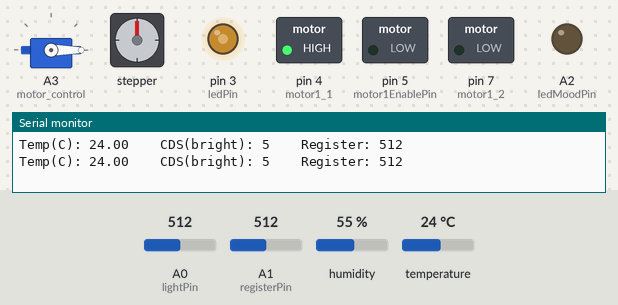
Simulated run of this sketch. Board: Arduino Uno, built with avr-gcc and run on an emulated ATmega328P. On the bench: servo, stepper motor, switched loads named in the sketch (green lamp = pin HIGH), output pins drawn as LEDs (lit = HIGH), the last lines printed to the serial monitor. Inputs (shaded band) come from the test bench; at power-on: temperature 24 °C, A1 (registerPin) = 512, A0 (lightPin) = 512, humidity 55 %. Stepper angles assume 200 steps per turn.

Above: at 2.6 s.
2.7 s: temperature set to 28 °C
At 3.66 s:
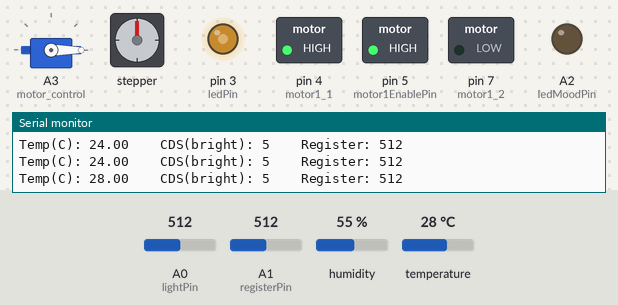
6.2 s: A1 (registerPin) set to 716
At 7.47 s:
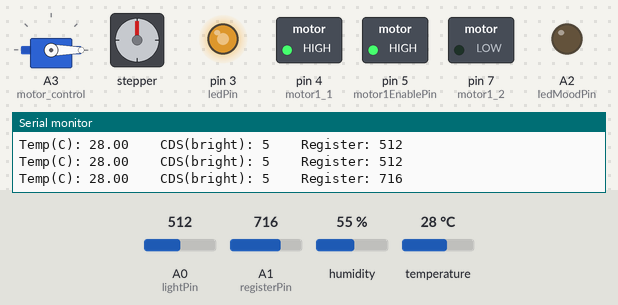
9.7 s: temperature set to 12 °C
At 12.7 s:
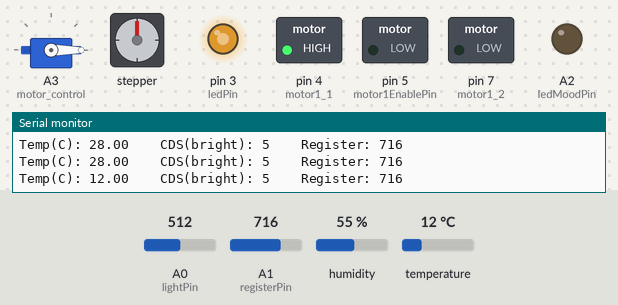
13.2 s: A0 (lightPin) set to 486
At 15.2 s:
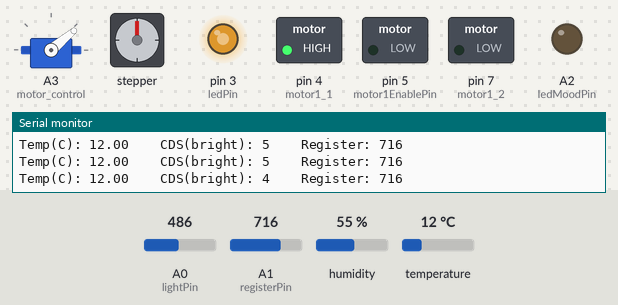
16.4 s: temperature set to 33 °C
At 18.55 s:
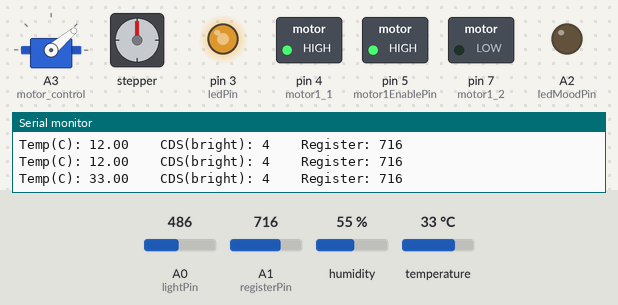
20.2 s: A0 (lightPin) set to 417
23.7 s: A0 (lightPin) set to 386
At 24.26 s:
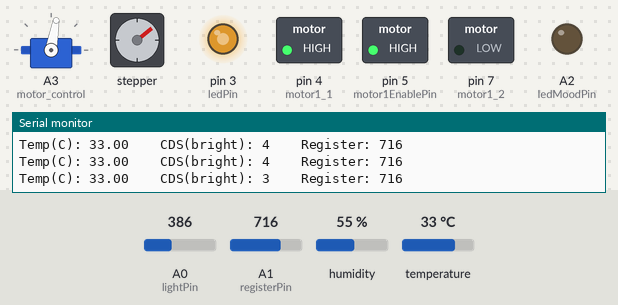
Timing chart, 0 to 28.2 s (numbered marks = the images above; inputs shaded):
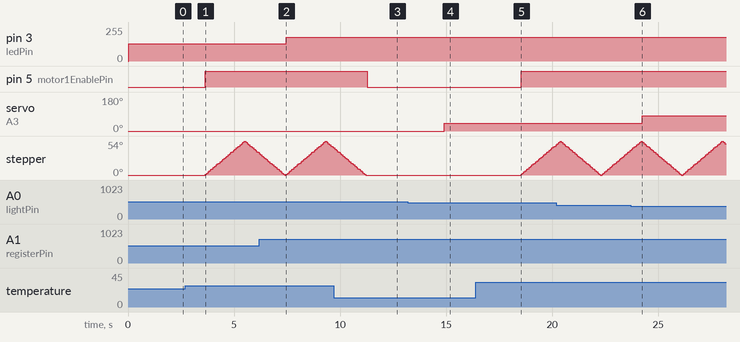

The sketch:

MiddleTerm.ino
```cpp
// 온습도 센서
#include <DHT.h>
#define DHTPIN 2
#define DHTTYPE DHT11
DHT dht(DHTPIN, DHTTYPE);
#include <LiquidCrystal.h>
double temp;

// CDS 조도센서
int lightPin = A0;
int bright;
int brightLayter;

// 가변 저항 및 LED
int registerPin = A1;
int ledPin = 3;
int regitValue;

// 무드등 LED
int ledMoodPin = A2;

// 서보 모터
#include <Servo.h>
int motor_control = A3;
Servo servo;

// DC 모터
#define motor1EnablePin 5
#define motor1_1        4
#define motor1_2        7

// Step 모터
#include <Stepper.h>
const int stepsPerRevolution = 200;
Stepper myStepper(stepsPerRevolution, 8, 9, 10, 11);
bool whichSide = true;

void setup() {
  Serial.begin(9600);
  pinMode(ledPin, OUTPUT);
  pinMode(ledMoodPin, OUTPUT);
  servo.attach(motor_control);

  pinMode(motor1_1, OUTPUT);
  pinMode(motor1_2, OUTPUT);
  analogWrite(motor1EnablePin, 0);
  digitalWrite(motor1_1, HIGH);
  digitalWrite(motor1_2, LOW);
  myStepper.setSpeed(100);
}

void loop() {
  temp = dht.readTemperature();
  bright = analogRead(lightPin);
  brightLayter = bright/100;
  regitValue = analogRead(registerPin);

  switch(brightLayter) {
    case 0:
      digitalWrite(ledMoodPin, HIGH);
      servo.write(160);
      break;
    case 1:
      digitalWrite(ledMoodPin, HIGH);
      servo.write(160);
      break;
    case 2:
      digitalWrite(ledMoodPin, HIGH);
      servo.write(120);
      break;
    case 3:
      digitalWrite(ledMoodPin, LOW);
      servo.write(80);
      break;
    case 4:
      digitalWrite(ledMoodPin, LOW);
      servo.write(40);
      break;
    default:
      digitalWrite(ledMoodPin, LOW);
      servo.write(0);
      break;
  }

  Serial.print("Temp(C): ");
  Serial.print(temp);
  Serial.print("\t\tCDS(bright): ");
  Serial.print(brightLayter);
  Serial.print("\t\tRegister: ");
  Serial.println(regitValue);
  analogWrite(ledPin, regitValue/4);

  if (temp >= 27) {
    analogWrite(motor1EnablePin, 1023);
    if (whichSide) {
      whichSide = false;
      for (int i = 0; i < 30; i++) {
        myStepper.step(1);
        delay(60);
      }
    } else {
      whichSide = true;
      for (int i = 0; i < 30; i++) {
        myStepper.step(-1);
        delay(60);
      }
    }
  } else {
    analogWrite(motor1EnablePin, 0);
    delay(1800);
  }
}
```

Measured:
- the behaviour switches between 26 and 27 °C on temperature (found by bisection; images 0 and 1)
- the behaviour switches between 500 and 499 on A0 (lightPin) (found by bisection; images 3 and 4)
- the behaviour switches between 400 and 399 on A0 (lightPin) (found by bisection; images 5 and 6)
- after the input at 2.7 s, pin 5 (motor1EnablePin): LOW → HIGH after 0.95 s; stepper: turns 54° clockwise in 1.8 s, then 20° counter-clockwise in 0.63 s
- after the input at 6.2 s, pin 3 (ledPin): 128/255 → 179/255 after 1.3 s
- after the input at 9.7 s, pin 5 (motor1EnablePin): HIGH → LOW after 1.6 s; stepper: goes on until 11.2 s, then stays 0°
- after the input at 13.2 s, servo on A3 (motor_control): 0° → 40° after 1.7 s
- after the input at 16.4 s, pin 5 (motor1EnablePin): LOW → HIGH after 2.1 s; stepper: keeps turning clockwise at about 29°/s, starting after 2.1 s
- after the input at 23.7 s, servo on A3 (motor_control): 40° → 80° after 0.56 s
